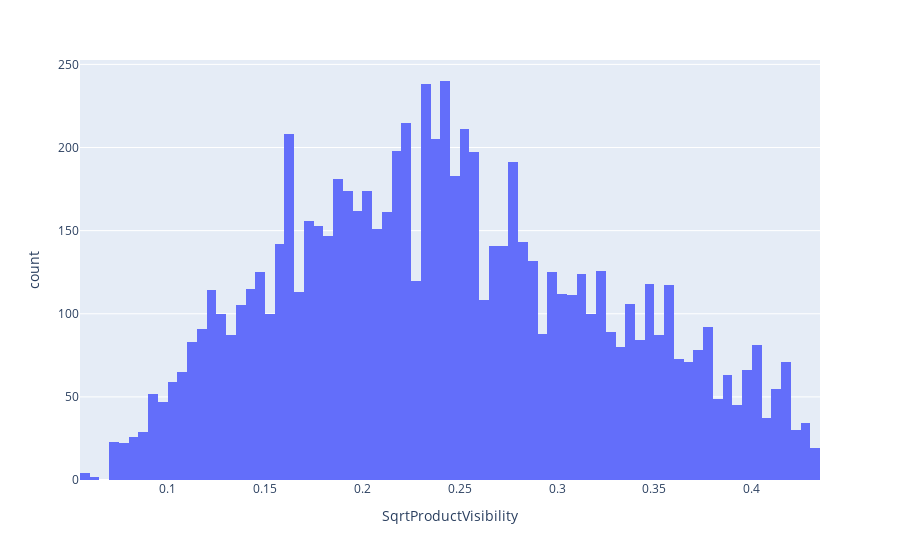

Write notebook code for a chart like this one.
### Code cell
px.histogram(df,'SqrtProductVisibility', nbins = 80)

### Figure 1 — Plotly figure (JSON) as saved in the notebook; plotly's stock layout.template omitted (floating-point values rounded to 4 significant figures; data arrays with more than 128 entries replaced by an {"elided": "..."} marker saying what was removed)
{"data": [{"bingroup": "x", "hovertemplate": "SqrtProductVisibility=%{x}<br>count=%{y}<extra></extra>", "legendgroup": "", "marker": {"color": "#636efa", "pattern": {"shape": ""}}, "name": "", "nbinsx": 80, "orientation": "v", "showlegend": false, "type": "histogram", "x": {"elided": "8165 float values"}, "xaxis": "x", "yaxis": "y"}], "layout": {"barmode": "relative", "legend": {"tracegroupgap": 0}, "margin": {"t": 60}, "xaxis": {"anchor": "y", "domain": [0, 1], "title": {"text": "SqrtProductVisibility"}}, "yaxis": {"anchor": "x", "domain": [0, 1], "title": {"text": "count"}}}}
